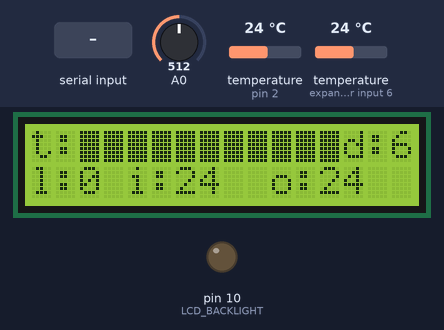
A sketch run on a simulated Arduino Uno, built with avr-gcc and run on an emulated ATmega328P. Parts: 16×2 character LCD, output pins drawn as LEDs (lit = HIGH). The test bench sets the inputs (shaded band); at power-on: A0 = 512, temperature (sensors on pin 2, expander input 6) 24 °C. EEPROM starts erased; what the sketch prints to the serial monitor is not drawn.

Above: at 2.4 s.
2.5 s: "1" received over Serial
At 5.6 s:
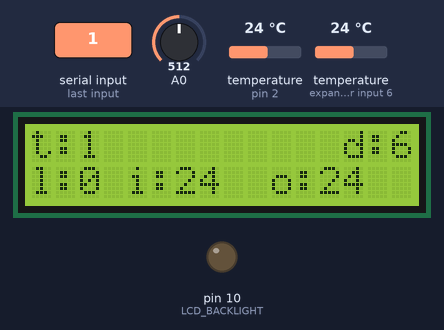
5.9 s: A0 set to 539
7.6 s: A0 set to 563
At 9.2 s:
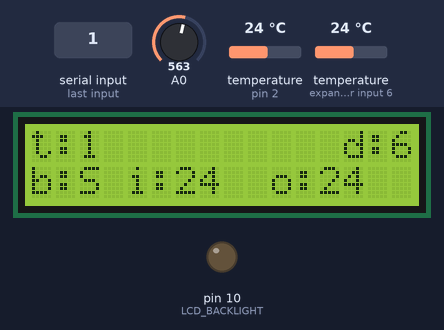
11.7 s: A0 set to 306
At 13.6 s:
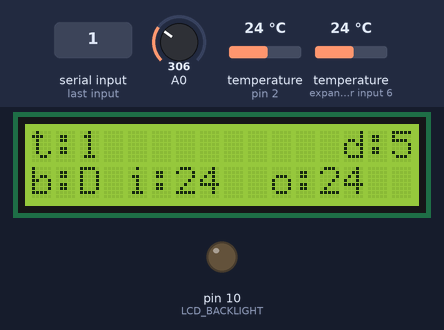
13.9 s: A0 set to 122
15.9 s: A0 set to 900
At 17.1 s:
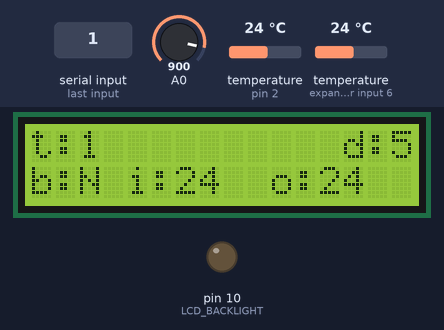
Timing chart, 0 to 18.9 s (numbered marks = the images above; inputs shaded):
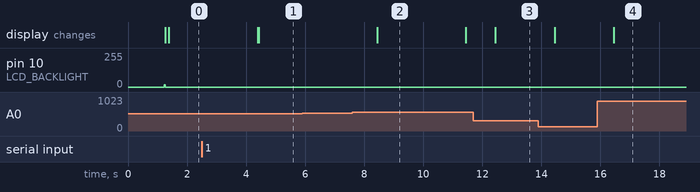

The sketch:

tm.ino
```cpp
/*
 * tm (temperature measurement), by poinck, CC0
 *
 * lcd code used from Mark Bramwell (100700)
 * - modified (180520)
 */

#include <LiquidCrystal.h>
#include <EEPROM.h>

#define LCD_BACKLIGHT 10
int lcd_backlight_stdlevel = 16;
int lcd_backlight_level = lcd_backlight_stdlevel;
int lcd_backlight_cycle = 0;

LiquidCrystal lcd(8, 9, 4, 5, 6, 7);

// define some values used by the panel and buttons
int lcd_key = 0;
int adc_key_in = 0;

#define button_right 0
#define btnUP     1
#define btnDOWN   2
#define button_left 3
#define btnSELECT 4
#define btnNONE   5

#include <OneWire.h>
#include <DallasTemperature.h>

#define ONE_WIRE_BUS 2

OneWire ourWire(ONE_WIRE_BUS);
DallasTemperature sensors(&ourWire);
String s1 = "";
String s2 = "";
int t1 = 0;
int t2 = 0;

void identify_sensors(const byte* addr_part) {
    String st;
    if (addr_part == 0xF2) {
        Serial.print(", inside");
        st = "i";
    }
    else if (addr_part == 0xD1) {
        Serial.print(", outside");
        st = "o";
    }

    if (s1 == "") {
        s1 = st;
    }
    else {
        s2 = st;
    }
}

void get_sensors(void) {
    byte i;
    byte present = 0;
    byte data[12];
    byte addr[8];

    while(ourWire.search(addr)) {
        Serial.print("   ");
        for (i = 0; i < 8; i++) {
            if (addr[i] < 16) {
                Serial.print('0');
            }
            Serial.print(addr[i], HEX);
            if (i < 7) {
                Serial.print(" ");
            }
            else {
                identify_sensors(addr[i]);
                Serial.println();
            }
        }
        if (OneWire::crc8(addr, 7) != addr[7]) {
            Serial.print("   CRC is not valid!\n\r");

            return;
        }
    }
    ourWire.reset_search();

    return;
}

int read_lcd_buttons() {
    adc_key_in = analogRead(0);

    if (adc_key_in > 1000) return btnNONE;

    // button thresholds
    if (adc_key_in < 50)   return button_right;
    if (adc_key_in < 195)  return btnUP;
    if (adc_key_in < 380)  return btnDOWN;
    if (adc_key_in < 555)  return button_left;
    if (adc_key_in < 790)  return btnSELECT;

    return btnNONE;
}

int ee_address = 0;

struct lcdtext {
    char s[14];
};

void setup() {
    // initialize the LCD lib
    lcd.begin(16, 2);
    lcd.setCursor(0,0);
    lcd.print("t:push buttons");

    Serial.begin(9600);
    delay(1000);

    Serial.println("start tm with serial 9600 ..");
    sensors.begin();
    Serial.println(" - get dallas sensors ..");
    get_sensors();
    Serial.println(" - set dallas resolution ..");
    sensors.setResolution(9);
    Serial.println(".. tm ready");
    Serial.println();

    String ee_text = "";

    lcdtext lt_get;
    EEPROM.get(ee_address, lt_get);
    Serial.println("current text on EEPROM is");
    Serial.print("t:");
    Serial.println(lt_get.s);
    lcd.setCursor(2,0);
    lcd.print("              ");
    lcd.setCursor(2,0);
    lcd.print(lt_get.s);

    Serial.println("type to print on LCD");

    // by default, switch off lcd backlight
    analogWrite(LCD_BACKLIGHT, lcd_backlight_stdlevel);
}

int incomingByte = 0;
String incoming_text = "";
int next_interval = 0;
int nbl_interval = 0; // next backlight interval
int seconds_past = 0;
int next_counter = 0;

void loop(){
    lcd.setCursor(4,1);
    lcd.print("i:");
    lcd.setCursor(10,1);
    lcd.print("o:");
    seconds_past = millis()/1000;

    lcd.setCursor(0,1);
    lcd_key = read_lcd_buttons();

    switch (lcd_key){
        case button_right: {
            // cycle through LCD backlight levels (step 64)
            lcd_backlight_cycle = lcd_backlight_cycle + 1;
            if (lcd_backlight_cycle > 4) {
                lcd_backlight_cycle = 0;
            }
            lcd_backlight_level = lcd_backlight_cycle * 64;
            //if (lcd_backlight_level < lcd_backlight_stdlevel) {
            //    lcd_backlight_cycle = 1;
            //    lcd_backlight_level = 64;
            //}
            if (lcd_backlight_level == 256) {
                lcd_backlight_level = 255;
            }
            analogWrite(LCD_BACKLIGHT, lcd_backlight_level);
            nbl_interval = seconds_past + 60;
            Serial.print("lcd_backlight_level=");
            Serial.println(lcd_backlight_level);

            lcd.print("l:");
            lcd.print(lcd_backlight_cycle);

            break;
        }
        case button_left: {
            Serial.println("switch LCD backlight off");
            lcd_backlight_level = 0;
            lcd_backlight_cycle = 0;
            analogWrite(LCD_BACKLIGHT, lcd_backlight_level);

            lcd.print("l:0");

            break;
        }
        case btnUP: {
            lcd.print("b:U");
            break;
        }
        case btnDOWN: {
            lcd.print("b:D");
            break;
        }
        case btnSELECT: {
            lcd.print("b:S");
            break;
        }
        case btnNONE: {
            lcd.print("b:N");
            break;
        }
    }

    if (Serial.available() > 0) {
        //incomingByte = Serial.read();
        incoming_text = Serial.readString();

        // say what you got:
        Serial.print("t:");
        //Serial.println(incomingByte, DEC);
        Serial.println(incoming_text);
        lcd.setCursor(2,0);
        lcd.print("              ");
        lcd.setCursor(2,0);
        lcd.print(incoming_text);

        char c_text[14];
        lcdtext lt;
        incoming_text.toCharArray(lt.s, 14);
        //lt.s = c_text;

        EEPROM.put(ee_address, lt);
    }

    // temperature measurement every minute
    if (next_interval < seconds_past) {
        next_interval = next_interval + 60;
        sensors.requestTemperatures();

        Serial.print("s:");
        Serial.print(seconds_past);
        Serial.print(" ");
        Serial.print(s1);
        Serial.print(":");
        t1 = (int) sensors.getTempCByIndex(0);
        Serial.print(t1);
        lcd.setCursor(6,1);
        lcd.print("   ");
        lcd.setCursor(6,1);
        lcd.print(t1);
        Serial.print(" ");
        Serial.print(s2);
        Serial.print(":");
        t2 = (int) sensors.getTempCByIndex(1);
        Serial.print(t2);
        lcd.setCursor(12,1);
        lcd.print("   ");
        lcd.setCursor(12,1);
        lcd.print(t2);
        Serial.println();
    }

    // reset lcd backlight to std after 1 minute unless explicitly switched off
    if (lcd_backlight_level != 0) {
        if (lcd_backlight_level != lcd_backlight_stdlevel && nbl_interval < seconds_past) {
            Serial.println("setting LCD backlight standard level");
            lcd_backlight_level = lcd_backlight_stdlevel;
            lcd_backlight_cycle = 0;
            analogWrite(LCD_BACKLIGHT, lcd_backlight_stdlevel);
        }
    }

    next_counter = (int) ((next_interval - seconds_past) / 10) + 1;
    lcd.setCursor(13,0);
    lcd.print("d:");
    lcd.print(next_counter);

    delay(1000);
}
```

Measured:
- the behaviour switches between 554 and 555 on A0 (found by bisection; images 1 and 2)
- after the input at 2.5 s, the display: first changes after 1.9 s (image 1 shows a later state)
- after the input at 5.9 s, every drawn part: stays the same
- after the input at 7.6 s, the display: changes after 0.84 s (image 2)
- after the input at 11.7 s, the display: changes after 0.75 s (image 3)
- after the input at 15.9 s, the display: changes after 0.55 s (image 4)
- what the display in image 2 shows lasts 3.0 s, from 8.4 s to 11.4 s
